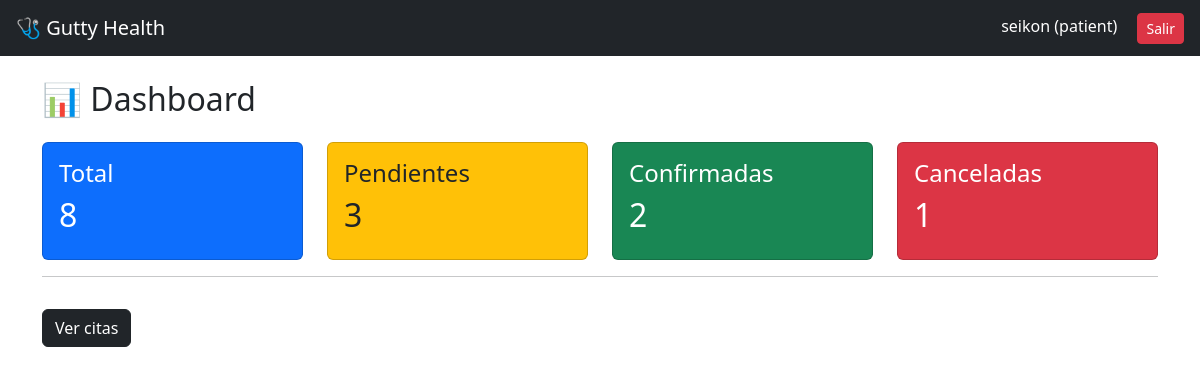
Before: /dashboard/ (signed in) with the older database file.
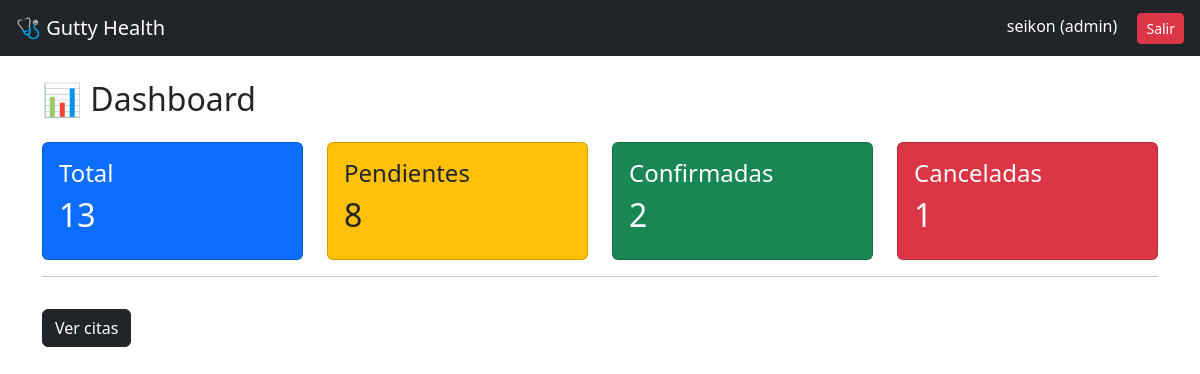
After: the same page with the newer database file.
### users/models.py (models this page shows)
class User(AbstractUser):
    ROLE_CHOICES = [
        ('admin', 'Administrador'),
        ('doctor', 'Doctor'),
        ('patient', 'Paciente'),
        ('receptionist', 'Recepcionista'),
    ]
    role = models.CharField(
        max_length=20,
        choices=ROLE_CHOICES,
        default='patient'
    )
    def __str__(self):
        return f"{self.username} ({self.role})"

### dashboard/views.py (the view)
# urls.py: path('', dashboard, name='dashboard'),
@login_required
def dashboard(request):
    total = Appointment.objects.count()
    pending = Appointment.objects.filter(status='pending').count()
    confirmed = Appointment.objects.filter(status='confirmed').count()
    cancelled = Appointment.objects.filter(status='cancelled').count()
    context = {
        'total': total,
        'pending': pending,
        'confirmed': confirmed,
        'cancelled': cancelled
    }
    return render(request, 'dashboard/dashboard.html', context)

### dashboard/templates/dashboard/dashboard.html
{% extends 'base.html' %}
{% block content %}
<h2 class="mb-4">📊 Dashboard</h2>
<div class="row">
    <div class="col-md-3">
        <div class="card bg-primary text-white p-3">
            <h4>Total</h4>
            <h2>{{ total }}</h2>
        </div>
    </div>
    <div class="col-md-3">
        <div class="card bg-warning text-dark p-3">
            <h4>Pendientes</h4>
            <h2>{{ pending }}</h2>
        </div>
    </div>
    <div class="col-md-3">
        <div class="card bg-success text-white p-3">
            <h4>Confirmadas</h4>
            <h2>{{ confirmed }}</h2>
        </div>
    </div>
    <div class="col-md-3">
        <div class="card bg-danger text-white p-3">
            <h4>Canceladas</h4>
            <h2>{{ cancelled }}</h2>
        </div>
    </div>
</div>
<hr>
<a href="/appointments/" class="btn btn-dark mt-3">Ver citas</a>
{% endblock %}

### gutty_health_system/templates/base.html (shortened to what this page needs)
<!DOCTYPE html>
<html>
<head>
    <link href="https://cdn.jsdelivr.net/npm/bootstrap@5.3.0/dist/css/bootstrap.min.css" rel="stylesheet">
</head>
<body>
<nav class="navbar navbar-dark bg-dark px-3">
    <span class="navbar-brand">🩺 Gutty Health</span>
    <div>
        <span class="text-white me-3">{{ request.user }}</span>
        <a href="/users/logout/" class="btn btn-danger btn-sm">Salir</a>
    </div>
</nav>
<div class="container mt-4">
    {% block content %}
    {% endblock %}
</div>
</body>
</html>

Changed rows visible on the page:
changed User: user "seikon (patient)" → "seikon (admin)"
Other visible differences:
{{ total }}: "8" → "13"
{{ pending }}: "3" → "8"
